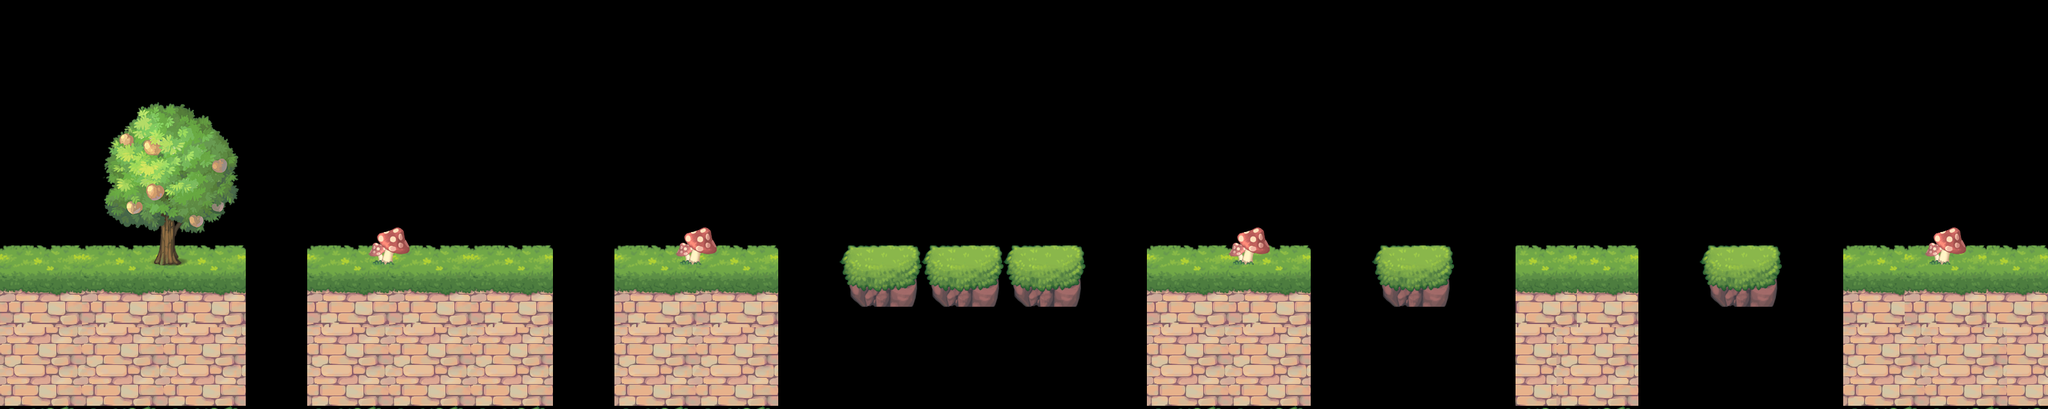

This is a level from a 2D game, rendered from its Tiled map with the project's own tilesets. A one-line summary and the map file follow, with tile-layer data summarised:
An orthogonal 100x20 tile map with 32x32 px tiles, 2 tile layers (main1, main2) and 17 objects.

<map version="1.2" tiledversion="1.2.4" orientation="orthogonal" renderorder="right-down" width="100" height="20" tilewidth="32" tileheight="32" infinite="0" nextlayerid="8" nextobjectid="28">
 <tileset firstgid="1" name="lolitaMap" tilewidth="32" tileheight="32" tilecount="168" columns="7">
  <image source="lolitaMap.png" width="240" height="786" />
 </tileset>
 <layer id="1" name="main1" width="100" height="20">
  <data>[2000 cells, 508 non-empty, 44 distinct tile ids]</data>
 </layer>
 <layer id="2" name="main2" width="100" height="20">
  <data>[2000 cells, 72 non-empty, 60 distinct tile ids]</data>
 </layer>
 <objectgroup id="4" name="star">
  <object id="4" x="656.667" y="272" />
  <object id="5" x="752.333" y="270.667" />
  <object id="6" x="1039.33" y="271.667" />
  <object id="7" x="1138" y="276" />
  <object id="9" x="1390" y="274" />
  <object id="10" x="1552" y="274" />
  <object id="11" x="1904" y="274" />
  <object id="14" x="2446" y="272" />
 </objectgroup>
 <objectgroup id="5" name="crash">
  <object id="16" x="0.666667" y="386.667" width="381.333" height="251.333" />
  <object id="17" x="482" y="386" width="380.667" height="249.333" />
  <object id="18" x="958" y="385.333" width="256.667" height="247.333" />
  <object id="19" x="1312" y="385.333" width="381.333" height="92" />
  <object id="20" x="1793.33" y="386.667" width="252.667" height="247.333" />
  <object id="21" x="2164" y="388.667" width="95.3333" height="84.6667" />
  <object id="22" x="2368" y="383.333" width="191.333" height="254.667" />
  <object id="23" x="2664.67" y="385.333" width="114" height="100" />
  <object id="24" x="2877.33" y="385.333" width="323.333" height="256.667" />
 </objectgroup>
</map>